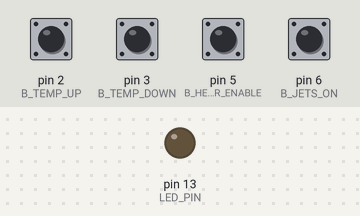
Bench run of a sketch on a simulated Arduino Uno, built with avr-gcc and run on an emulated ATmega328P. Parts: output pins drawn as LEDs (lit = HIGH). The inputs (shaded band) are chosen by the test bench; at power-on: pin 2 (B_TEMP_UP), pin 3 (B_TEMP_DOWN), pin 5 (B_HEATER_ENABLE), pin 6 (B_JETS_ON) HIGH.

Above: at 1.2 s.
1.3 s: pin 2 (B_TEMP_UP) pulled LOW for 0.15 s
At 1.37 s:
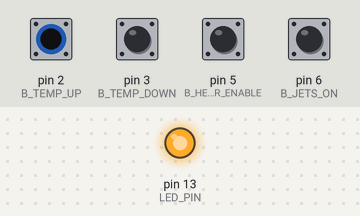
Timing chart, 0 to 4.3 s (numbered marks = the images above; inputs shaded):
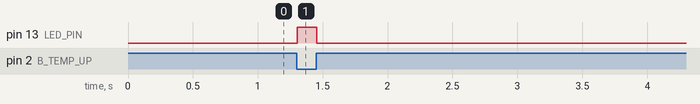

Measured:
- after the input at 1.3 s, pin 13 (LED_PIN): LOW → HIGH at once, → LOW 0.15 s later

The sketch:

HotTubControl.ino
```cpp
#include <Bounce.h>
#include <SoftwareSerial.h>
#include "HotTubGlobals.h"
#include "UserInput.h"
#include "UserInterface.h"
#include "RealtimeControl.h"

static HotTub ht;

//SETUP
void setup()
{

  // Initialize hot tub state variables
  ht.setTemp = 100;
  ht.currentTemp = 100;
  ht.heaterEnabled = 0;
  ht.heaterOn = 0;
  ht.serverConnected = 0;
  ht.tempUpHit = 0;
  ht.tempDownHit = 0;
  ht.heaterEnableHit = 0;
  ht.jetsOnHit = 0;
  ht.lastTempUpHit = 0;
  ht.lastTempDownHit = 0;
  ht.lastHeaterEnableHit = 0;
  ht.lastJetsOnHit = 0;

  //Init user inputs
  InitUserInput();

  //Init user interface
  InitUserInterface();

  //Init user interface
  InitRealtimeControl();
}
//WAITING FOR ACTION
void loop()
{

  //======================================================
  // READ USER INPUTS. AFAP
    // Read button states
    GetButtonStates(&ht);
    // Read current temp
    GetTemp(&ht);

    // Update State Variables
    if (ht.tempUpHit == LOW && ht.lastTempUpHit != ht.tempUpHit)
    {
      ht.setTemp++;
    }
    else if (ht.tempDownHit == LOW && ht.lastTempDownHit != ht.tempDownHit)
    {
      ht.setTemp--;
    }

  //======================================================
  //CHECK SERVER INPUTS. 0.2HZ LOOP
    //IF DISCONNECTED
      //IF JUST CONNECTED
        //DOCUMENT USER INPUT STATE
      //ATTEMPT CONNECTION. 0.1HZ LOOP
    //IF CONNECTED
      //IF JUST DISCONNECTED && NO USER INPUT DURING DISCONNECT
        //PULL SERVER INPUTS
        //UPDATE STATE VARIABLES
      //ELSE
        //PUSH USER INPUTS
  //======================================================
  //REALTIME CONTROLLER. 10HZ LOOP
  SetHeater(&ht);
  //======================================================

  //UPDATE USER INFTERFACE. 10Hz LOOP
  UpdateUserInterface(&ht);
}
```

HotTubGlobals.h
```cpp
#ifndef HOTTUBGLOBALS_H
#define HOTTUBGLOBALS_H

#include "Arduino.h"
#include <Bounce.h>
//define buttons for I/O

#define B_TEMP_UP 2
#define B_TEMP_DOWN 3
#define B_HEATER_ENABLE 5
#define B_JETS_ON 6
#define LED_PIN 13

#define DISPLAY_RX_PIN 7
#define DISPLAY_TX_PIN 8

//Define hot tub state struct
typedef struct HotTubs{
   char  setTemp;
   char  currentTemp;
   char  heaterEnabled;
   char  heaterOn;
   char  serverConnected;
   char  tempUpHit;
   char  tempDownHit;
   char  heaterEnableHit;
   char  jetsOnHit;
   char  lastTempUpHit;
   char  lastTempDownHit;
   char  lastHeaterEnableHit;
   char  lastJetsOnHit;
} HotTub;

#endif
```

RealtimeControl.cpp
```cpp
#include "RealtimeControl.h"

long controlInterval = 100;            //10 HZ loop

char tempError = 3; //± bounds for the temperature hysteresis in degrees F

void InitRealtimeControl()
{
  // DO STUFF
}

void SetHeater(HotTub *ht)
{
  unsigned long currentMillis = millis();
  static long previousMillis = 0;

  if(currentMillis - previousMillis > controlInterval)
  {
    // save the last time you blinked the LED
    previousMillis = currentMillis;
    //If the heater is enabled
    if(ht->heaterEnabled)
    {
      //Regulate the heater to meet the temp setpoint
      if(ht->currentTemp >= ht->setTemp + tempError)
      {
        ht->heaterOn = 0;
      }
      else if(ht->currentTemp <= ht->setTemp + tempError)
      {
        ht->heaterOn = 1;
      }
    }
  }
}
```

RealtimeControl.h
```cpp
#ifndef REALTIMECONTROL_H
#define REALTIMECONTROL_H

#include "Arduino.h"
#include "HotTubGlobals.h"

void InitRealtimeControl(void);

void SetHeater(HotTub *ht);


#endif
```

UserInput.cpp
```cpp
#include "UserInput.h"

// Instantiate switch debouncer object

Bounce debouncer1 = Bounce();
Bounce debouncer2 = Bounce();
Bounce debouncer3 = Bounce();
Bounce debouncer4 = Bounce();


void InitUserInput()
{
  // Setup the button
  pinMode(B_TEMP_UP,INPUT);
  pinMode(B_TEMP_DOWN,INPUT);
  pinMode(B_HEATER_ENABLE,INPUT);
  pinMode(B_JETS_ON,INPUT);

  // Activate internal pull-up
  digitalWrite(B_TEMP_UP,HIGH);
  digitalWrite(B_TEMP_DOWN,HIGH);
  digitalWrite(B_HEATER_ENABLE,HIGH);
  digitalWrite(B_JETS_ON,HIGH);

  // After setting up the button, setup debouncer
  debouncer1.attach(B_TEMP_UP);
  debouncer2.attach(B_TEMP_DOWN);
  debouncer3.attach(B_HEATER_ENABLE);
  debouncer4.attach(B_JETS_ON);

  debouncer1.interval(5);
  debouncer2.interval(5);
  debouncer3.interval(5);
  debouncer4.interval(5);

}

void GetButtonStates(HotTub *ht)
{

   // Update the debouncer
  debouncer1.update();
  debouncer2.update();
  debouncer3.update();
  debouncer4.update();

  // Get the update value
   ht->lastTempUpHit = ht->tempUpHit;
   ht->tempUpHit = debouncer1.read();
   ht->lastTempDownHit = ht->tempDownHit;
   ht->tempDownHit = debouncer2.read();
   ht->lastHeaterEnableHit = ht->heaterEnableHit;
   ht->heaterEnableHit = debouncer3.read();
   ht->lastJetsOnHit = ht->jetsOnHit;
   ht->jetsOnHit = debouncer4.read();
}

void GetTemp(HotTub *ht)
{
   //Read Temp
}
```

UserInput.h
```cpp
#ifndef USERINPUT_H
#define USERINPUT_H

#include "Arduino.h"
#include "HotTubGlobals.h"
#include <Bounce.h>
#include <SoftwareSerial.h>

void InitUserInput(void);

void GetButtonStates(HotTub *ht);

void GetTemp(HotTub *ht);

#endif
```

UserInterface.cpp
```cpp
#include "UserInterface.h"

char displayString[10];
      // will store last time LED was updated
long displayInterval = 100;            //10 HZ loop

SoftwareSerial s7s(DISPLAY_RX_PIN, DISPLAY_TX_PIN);

void InitUserInterface()
{
  // serial for comms with 7-segment display

  s7s.begin(9600);
  clearDisplay();

  //Setup the LED
  pinMode(LED_PIN,OUTPUT);
}


void UpdateUserInterface(HotTub *ht)
{
    unsigned long currentMillis = millis();
    static long previousMillis = 0;

    if(currentMillis - previousMillis > displayInterval) {
    // save the last time you blinked the LED
    previousMillis = currentMillis;

    if (ht->tempUpHit == LOW){
      ht->setTemp++;
    }
    else if (ht->tempDownHit == LOW) {
      ht->setTemp--;
    }

    sprintf(displayString, "%4d", ht->setTemp);

    // This will output the tempString to the S7S
    s7s.print(displayString);
    setDecimals(0b00000000);  // Sets digit 3 decimal on
    }

    //========================================================================
    // Turn on or off the LED for debugging buttons/shits and giggles
    //  if (( value1 == LOW) || ( value2 == LOW) || ( value3 == LOW) || ( value4 == LOW))  {
    if (ht->tempUpHit  == LOW)   {
      digitalWrite(LED_PIN, HIGH );
    }
    else {
      digitalWrite(LED_PIN, LOW );
    }
}
//========================================================================
// 7-segment display functions
// #TODO - move these to library
// Send the clear display command (0x76)
//  This will clear the display and reset the cursor
void clearDisplay()
{
  s7s.write(0x76);  // Clear display command
}

// Set the displays brightness. Should receive byte with the value
//  to set the brightness to
//  dimmest------------->brightest
//     0--------127--------255
void setBrightness(byte value)
{
  s7s.write(0x7A);  // Set brightness command byte
  s7s.write(value);  // brightness data byte
}

// Turn on any, none, or all of the decimals.
//  The six lowest bits in the decimals parameter sets a decimal
//  (or colon, or apostrophe) on or off. A 1 indicates on, 0 off.
//  [MSB] (X)(X)(Apos)(Colon)(Digit 4)(Digit 3)(Digit2)(Digit1)
void setDecimals(byte decimals)
{
  s7s.write(0x77);
  s7s.write(decimals);
}
```

UserInterface.h
```cpp
#ifndef USERINTERFACE_H
#define USERINTERFACE_H

#include "Arduino.h"
#include "HotTubGlobals.h"
#include <SoftwareSerial.h>

void InitUserInterface(void);

void UpdateUserInterface(HotTub *ht);

void clearDisplay(void);

void setBrightness(byte value);

void setDecimals(byte decimals);

#endif
```
